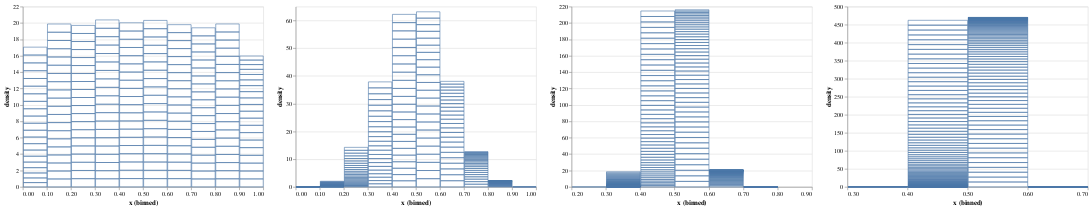

Notebook code for this chart:
### Code cell
all_charts

### Figure 1 — Vega-Lite specification as saved in the notebook (floating-point values rounded to 4 significant figures; data arrays with more than 128 entries replaced by an {"elided": "..."} marker saying what was removed)
{"config": {"view": {"continuousWidth": 400, "continuousHeight": 300}}, "hconcat": [{"data": {"name": "data-5efcf0f8e62989f32a462774008119e1"}, "mark": {"type": "bar", "filled": false}, "encoding": {"x": {"type": "quantitative", "bin": {"step": 0.1}, "field": "x"}, "y": {"type": "quantitative", "field": "density"}}, "transform": [{"density": "x", "as": ["x", "density"]}]}, {"data": {"name": "data-1c0912a598ef8cd95508239868399b8d"}, "mark": {"type": "bar", "filled": false}, "encoding": {"x": {"type": "quantitative", "bin": {"step": 0.1}, "field": "x"}, "y": {"type": "quantitative", "field": "density"}}, "transform": [{"density": "x", "as": ["x", "density"]}]}, {"data": {"name": "data-c0df2db06bf161fa05e571939cb6c025"}, "mark": {"type": "bar", "filled": false}, "encoding": {"x": {"type": "quantitative", "bin": {"step": 0.1}, "field": "x"}, "y": {"type": "quantitative", "field": "density"}}, "transform": [{"density": "x", "as": ["x", "density"]}]}, {"data": {"name": "data-2f1faf145ae6da02bf9311f1822e470c"}, "mark": {"type": "bar", "filled": false}, "encoding": {"x": {"type": "quantitative", "bin": {"step": 0.1}, "field": "x"}, "y": {"type": "quantitative", "field": "density"}}, "transform": [{"density": "x", "as": ["x", "density"]}]}], "$schema": "https://vega.github.io/schema/vega-lite/v4.8.1.json", "datasets": {"data-5efcf0f8e62989f32a462774008119e1": {"elided": "10000 records"}, "data-1c0912a598ef8cd95508239868399b8d": {"elided": "10000 records"}, "data-c0df2db06bf161fa05e571939cb6c025": {"elided": "10000 records"}, "data-2f1faf145ae6da02bf9311f1822e470c": {"elided": "10000 records"}}}
